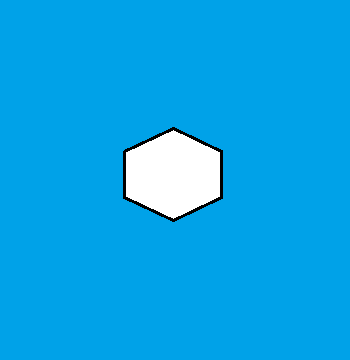
#> input picture test_hole.png, 350 x 360 px; the run also reads 1 picture not shown here
$ jupyter execute --allow-errors testim2.ipynb
#> lines starting #> are read from the running program, lines starting #| are printed output that depends on the picture; after the words box and inside, x2 and y2 are one past the last pixel; in counts of white or black regions, pixels touching at a corner belong together
[cell 1]
from PIL import Image
import matplotlib.pyplot as plt
import matplotlib.image as mpimg
from numpy import asarray

[cell 2]
# load the image as pixel array
filepath = "test_hole.png"
img = Image.open(filepath)
#> img is the input picture: PIL image 350x360 RGB; mean R, G, B 12.6, 165.4, 231.5


# summarize image details
print(img.format)
#| PNG
print(img.mode)
#| RGB
print(img.size)
#| (350, 360)
asarray(img)

[cell 3]
import cv2 # Import the OpenCV library
import numpy as np

filepath = "test_hole.png"
image = cv2.imread(filepath)
image_mark = image.copy()
# define range of white color in HSV
lower_white = np.array([0,0,255])
upper_white = np.array([255,255,255])

# Create the mask
mask = cv2.inRange(image_mark, lower_white, upper_white)
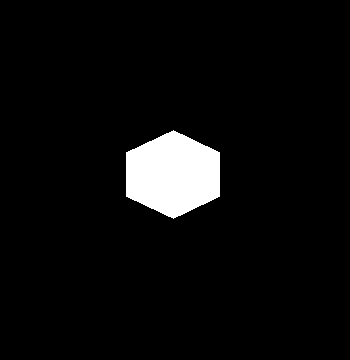
#> mask: shape (360, 350); 5% white; 1 white region, box (x1, y1, x2, y2) and area: (126, 130, 220, 219) 6242

# Create the inverted mask
mask_inv = cv2.bitwise_not(mask)

# Convert to grayscale image
gray = cv2.cvtColor(image, cv2.COLOR_BGR2GRAY)
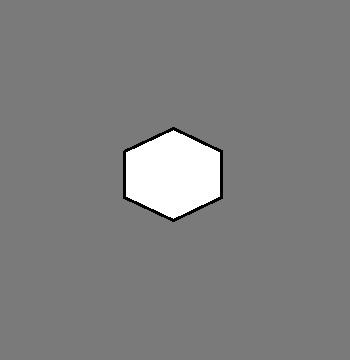
#> gray: shape (360, 350); min 0, max 255, mean 127.7

# Extract the dimensions of the original image
rows, cols, channels = image.shape
#> rows = 360; cols = 350; channels = 3
image = image[0:rows, 0:cols]

# Bitwise-OR mask and original image
colored_portion = cv2.bitwise_or(image, image, mask = mask)
colored_portion = colored_portion[0:rows, 0:cols]

# Bitwise-OR inverse mask and grayscale image
gray_portion = cv2.bitwise_or(gray, gray, mask = mask_inv)
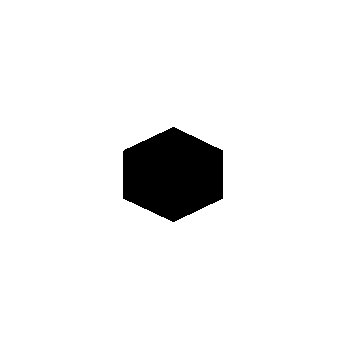
#> gray_portion: shape (360, 350); values 0 (black) and 122 (white), 94.3% white; 1 black region, box (x1, y1, x2, y2) and area: (123, 127, 223, 222) 7159
gray_portion = np.stack((gray_portion,)*3, axis=-1)
#> gray_portion: shape (360, 350, 3); values 0 (black) and 122 (white), 94.3% white; 1 black region

# Combine the two images
output = colored_portion + gray_portion

# Save the image
OUTPUT_IMAGE = "test_hole_mask.jpg"
cv2.imwrite(OUTPUT_IMAGE, output)
#> Out = True

## Working prototype

[cell 4]
import cv2 # Import the OpenCV library
import numpy as np
filepath = "test_hole.png"
image = cv2.imread(filepath)

# load mask image
mask = cv2.imread("blue_blob_thresh.png", 0) # loading as garyscale image

# get the boudary coordinates using contour detection
contours = cv2.findContours(mask, cv2.RETR_EXTERNAL, cv2.CHAIN_APPROX_NONE)
#> contours = 1 contour; box (x1, y1, x2, y2) and area: (126, 130, 220, 219) 6104
contours = contours[0] if len(contours) == 2 else contours[1]
cntr = contours[0]
#> cntr = contour of 274 points, box (x1, y1, x2, y2) (126, 130, 220, 219), area 6104

# get hole coordinates (x,y)
xy_coords = np.flip(np.column_stack(np.where(mask > 0)), axis=1)
#> xy_coords = 6242 pairs, first value 126 to 219, second value 130 to 218

# fill the hole
temp_img = image.copy()
for i in xy_coords:
    x = i[0]
    y = i[1]
    temp_img[y,x] = (0, 0, 255)
#> this loop made 6242 passes
#> (x, y) on passes 1 to 3: (173, 130), (171, 131), (172, 131)
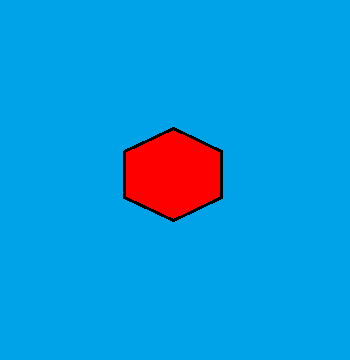
#> temp_img: shape (360, 350, 3); mean B, G, R 218.8, 152.8, 12.6

# show results
plt.imshow(cv2.cvtColor(temp_img, cv2.COLOR_BGR2RGB))

## End of prototype

[cell 5]
# fill point function
# [17 lines left out: function fill_pixel, not called in this run]

[cell 6]
# [15 lines left out: function defaultWeight_func, not called in this run]

[cell 7]
# [9 lines left out: function fill_color, not called in this run]

[cell 8]
xy_coords
#> Out has the same summary as xy_coords

[cell 9]
temp_img[153,208]
#> Out = [0, 0, 255]

#> (a cell that did not finish here is left out)

#> (a cell that did not finish here is left out)

[cell 12]
plt.imshow(cv2.cvtColor(temp_img, cv2.COLOR_BGR2RGB))

#> (a cell that did not finish here is left out)

[cell 14]
# [13 lines left out: function boundaryDetection, not called in this run]

[cell 15]
mask.shape
#> Out = (360, 350)

[cell 16]
# works! 4 - connected
# [22 lines left out: function boundaryDetect4, not called in this run]

[cell 17]
# works! 8 - connected
# [30 lines left out: function boundaryDetect8, not called in this run]

[cell 18]
image[172,129]
#> Out = [255, 255, 255]

[cell 19]
# fill the hole
temp_img = image.copy()
#> (the rest of this cell did not finish here and is left out)

[cell 20]
contours, _ = cv2.findContours(mask, cv2.RETR_TREE, cv2.CHAIN_APPROX_NONE)

[cell 21]
import cv2 # Import the OpenCV library
import numpy as np
filepath = "test_hole.png"
image = cv2.imread(filepath)

# load mask image
mask = cv2.imread("blue_blob_thresh.png", 0) # loading as garyscale image

# get the boudary coordinates using contour detection
contours, _ = cv2.findContours(mask, cv2.RETR_EXTERNAL, cv2.CHAIN_APPROX_NONE)
cntr = contours[0]


# get hole coordinates (x,y)
xy_coords = np.flip(np.column_stack(np.where(mask > 0)), axis=1)

# fill the hole
temp_img = image.copy()
#> (the rest of this cell did not finish here and is left out)

[cell 22]
tuple(temp_img[60,50])
#> Out = (232, 162, 0)

[cell 23]
[373, 231] in xy_coords
#> Out = False

[cell 24]
mask = cv2.imread("blue_blob_thresh.png", 0) # loading as garyscale image
# get coordinates (x,y)
xy_coords = np.flip(np.column_stack(np.where(mask > 0)), axis=1)

[cell 25]
xy_coords
#> Out has the same summary as xy_coords

[cell 26]
temp_img = image.copy()
for i in xy_coords:
    x = i[0]
    y = i[1]
    temp_img[y,x] = (0, 0, 255)

[cell 27]
plt.imshow(cv2.cvtColor(temp_img, cv2.COLOR_BGR2RGB))

[cell 28]
# get contours
mask = cv2.imread("blue_blob_thresh.png", 0) # loading as garyscale image
#mask = cv2.cvtColor(mask, cv2.COLOR_BGR2GRAY)
result = np.zeros_like(image)
contours = cv2.findContours(mask, cv2.RETR_EXTERNAL, cv2.CHAIN_APPROX_NONE)
contours = contours[0] if len(contours) == 2 else contours[1]
cntr = contours[0]
cv2.drawContours(result, [cntr], 0, (0,0,255), 1)
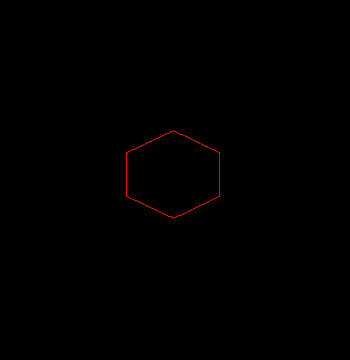
#> result: shape (360, 350, 3); mean of channels 0, 1, 2 0, 0, 0.6; drawn as B, G, R

[cell 29]
# print number of points along contour
print('number of points: ',len(cntr))
#| number of points:  274

print('')

# list contour points
for pt in cntr:
    print(pt)
#> this loop made 274 passes
#| [[173 130]]
#| [[172 131]]
#| [[171 131]]
#| [[170 132]]
#| [[169 132]]
#| [[168 133]]
#| [[167 133]]
#| [[166 133]]
#> (further printed lines are left out)

# save resulting images
cv2.imwrite('blue_blob_thresh.png',mask)
cv2.imwrite('blue_blob_contour.png',result)
#> Out = True

# show thresh and contour
#cv2.imshow("thresh", mask)
#cv2.imshow("result", result)

[cell 30]
import cv2
import numpy as np
import matplotlib.pyplot as plt
t_image = image.copy()
for i in cntr:
    t_image[i] == (0,0,255)
#> this loop made 274 passes

plt.imshow(cv2.cvtColor(t_image, cv2.COLOR_BGR2RGB))

[cell 31]
cv2.imshow(t_image)

[cell 32]
t_image[50,50] = (0, 0, 0)
#> t_image: shape (360, 350, 3); mean B, G, R 231.4, 165.4, 12.6
plt.imshow(cv2.cvtColor(t_image, cv2.COLOR_BGR2RGB))

[cell 33]
# Initialize empty list
lst_intensities = []

# For each list of contour points...
for i in range(len(cntr)):
    # Create a mask image that contains the contour filled in
    cimg = np.zeros_like(image)
    cv2.drawContours(cimg, cntr, i, color=255, thickness=-1)

    # Access the image pixels and create a 1D numpy array then add to list
    pts = np.where(cimg == 255)
    lst_intensities.append(image[pts[0], pts[1]])
#> this loop made 274 passes
#> pts on passes 1 to 3: ([130], [173], [0]), ([131], [172], [0]), ([131], [171], [0])
#> after the loop, lst_intensities = 274 items, first 6: [[255, 255, 255]], [[255, 255, 255]], [[255, 255, 255]], [[255, 255, 255]], [[255, 255, 255]], [[255, 255, 255]]
